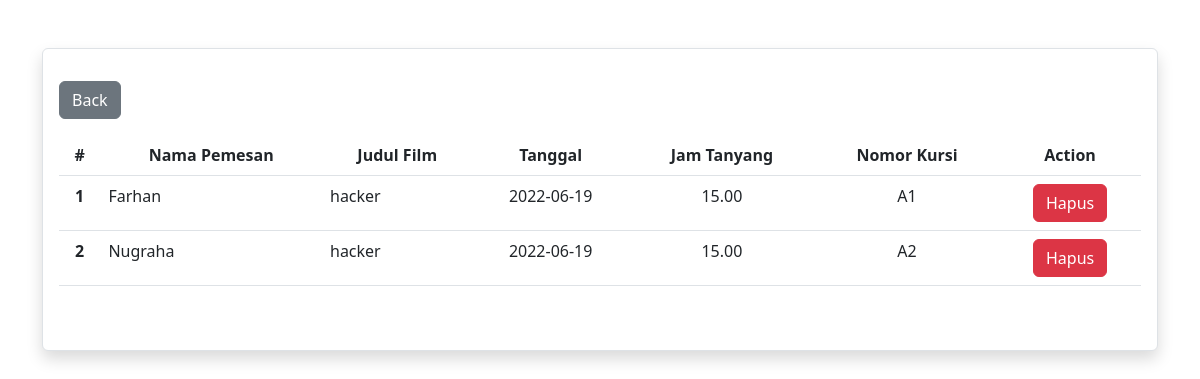
The page /tiketBox.php (signed in) on the database its author committed.
### tables this page shows
CREATE TABLE `tiket` (
  `id_tiket` int(11) NOT NULL,
  `nama_pemesan` varchar(50) NOT NULL,
  `tanggal` date NOT NULL,
  `waktu` varchar(50) NOT NULL DEFAULT current_timestamp(),
  `id_artikel` int(11) NOT NULL,
  `id_member` int(11) NOT NULL,
  `id_kursi` int(11) NOT NULL
);

CREATE TABLE `movies` (
  `id_artikel` int(11) NOT NULL,
  `id_member` int(11) NOT NULL,
  `type` varchar(20) NOT NULL,
  `gambar` varchar(50) NOT NULL,
  `deskripsi` text NOT NULL,
  `kategori` varchar(20) NOT NULL,
  `judul_artikel` varchar(500) NOT NULL,
  `rating` float NOT NULL,
  `harga_tiket` int(11) NOT NULL
);

CREATE TABLE `kursi` (
  `id_kursi` int(11) NOT NULL,
  `nomor_kursi` varchar(5) NOT NULL
);

### functions.php (called while the page is built, shortened)
<?php
$conn = mysqli_connect("localhost", "root", "", "db_member");
function query($query)
{
	global $conn;
	$result = mysqli_query($conn, $query);
	$rows = [];
	while ($row = mysqli_fetch_assoc($result)) {
		$rows[] = $row;
	}
	return $rows;
}

### tiketBox.php (the view, shortened to what this page needs)
<?php
require 'functions.php';
$tiketing = query("SELECT tiket.id_tiket, tiket.nama_pemesan, tiket.tanggal, tiket.waktu, kursi.nomor_kursi, movies.judul_artikel from tiket JOIN kursi on kursi.id_kursi=tiket.id_kursi JOIN movies on movies.id_artikel=tiket.id_artikel");
?>
<!doctype html>
<html lang="en">
<head>
    <link href="https://cdn.jsdelivr.net/npm/bootstrap@5.2.0-beta1/dist/css/bootstrap.min.css" rel="stylesheet">
</head>
<body>
    <div class="container mt-5">
        <div class="shadow p-3 mb-5 bg-body rounded mt-5 border rounded pb-5">
            <div class="row">
                <div class="col">
                    <a href="admin.php" class="btn btn-secondary mt-3 mb-3">Back</a>
                </div>
            </div>
            <table class="table text-center">
                <thead>
                    <tr>
                        <th scope="col">#</th>
                        <th scope="col">Nama Pemesan</th>
                        <th scope="col">Judul Film</th>
                        <th scope="col">Tanggal</th>
                        <th scope="col">Jam Tanyang</th>
                        <th scope="col">Nomor Kursi</th>
                        <th scope="col">Action</th>
                    </tr>
                </thead>
                <tbody>
                    <?php $i = 1 ?>
                    <?php foreach ($tiketing as $tiket) : ?>
                        <tr>
                            <th scope="row"><?= $i++; ?></th>
                            <td class="text-start"><?= $tiket['nama_pemesan']; ?></td>
                            <td class="text-start"><?= $tiket['judul_artikel']; ?></td>
                            <td><?= $tiket['tanggal']; ?></td>
                            <td><?= $tiket['waktu']; ?></td>
                            <td class="text-center"><?= $tiket['nomor_kursi']; ?></td>
                            <td><a type="button" href="hapusFilm.php?id_tiket=<?= $tiket["id_tiket"]; ?>" class="btn btn-danger">Hapus</a></td>
                        </tr>
                    <?php endforeach ?>
                </tbody>
            </table>
        </div>
    </div>
</body>
</html>

### rows shown on the page
tiket: nama_pemesan "Farhan", id_artikel.judul_artikel "hacker", tanggal "2022-06-19", waktu "15.00", id_kursi.nomor_kursi "A1"
tiket: nama_pemesan "Nugraha", id_artikel.judul_artikel "hacker", tanggal "2022-06-19", waktu "15.00", id_kursi.nomor_kursi "A2"
